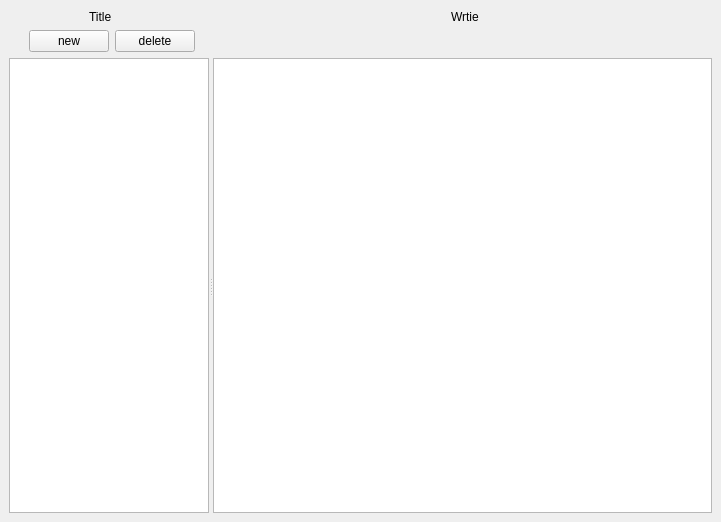
<?xml version="1.0" encoding="UTF-8"?>
<ui version="4.0">
 <class>MainWindow</class>
 <widget class="QMainWindow" name="MainWindow">
  <property name="geometry">
   <rect>
    <x>0</x>
    <y>0</y>
    <width>721</width>
    <height>522</height>
   </rect>
  </property>
  <property name="minimumSize">
   <size>
    <width>400</width>
    <height>200</height>
   </size>
  </property>
  <property name="maximumSize">
   <size>
    <width>1920</width>
    <height>1080</height>
   </size>
  </property>
  <property name="windowTitle">
   <string>MainWindow</string>
  </property>
  <widget class="QWidget" name="centralwidget">
   <layout class="QGridLayout" name="gridLayout">
    <item row="0" column="0">
     <layout class="QHBoxLayout" name="horizontalLayout">
      <property name="spacing">
       <number>100</number>
      </property>
      <property name="sizeConstraint">
       <enum>QLayout::SizeConstraint::SetDefaultConstraint</enum>
      </property>
      <property name="leftMargin">
       <number>80</number>
      </property>
      <item>
       <widget class="QLabel" name="label">
        <property name="sizePolicy">
         <sizepolicy hsizetype="Preferred" vsizetype="Preferred">
          <horstretch>0</horstretch>
          <verstretch>0</verstretch>
         </sizepolicy>
        </property>
        <property name="maximumSize">
         <size>
          <width>1920</width>
          <height>15</height>
         </size>
        </property>
        <property name="text">
         <string>Title</string>
        </property>
       </widget>
      </item>
      <item>
       <widget class="QLabel" name="label_2">
        <property name="sizePolicy">
         <sizepolicy hsizetype="Preferred" vsizetype="Fixed">
          <horstretch>0</horstretch>
          <verstretch>0</verstretch>
         </sizepolicy>
        </property>
        <property name="minimumSize">
         <size>
          <width>0</width>
          <height>0</height>
         </size>
        </property>
        <property name="maximumSize">
         <size>
          <width>1920</width>
          <height>15</height>
         </size>
        </property>
        <property name="accessibleDescription">
         <string/>
        </property>
        <property name="layoutDirection">
         <enum>Qt::LayoutDirection::RightToLeft</enum>
        </property>
        <property name="autoFillBackground">
         <bool>false</bool>
        </property>
        <property name="text">
         <string>Wrtie</string>
        </property>
       </widget>
      </item>
     </layout>
    </item>
    <item row="1" column="0">
     <layout class="QHBoxLayout" name="horizontalLayout_2">
      <item>
       <spacer name="horizontalSpacer_2">
        <property name="orientation">
         <enum>Qt::Orientation::Horizontal</enum>
        </property>
        <property name="sizeType">
         <enum>QSizePolicy::Policy::Preferred</enum>
        </property>
        <property name="sizeHint" stdset="0">
         <size>
          <width>20</width>
          <height>20</height>
         </size>
        </property>
       </spacer>
      </item>
      <item>
       <widget class="QPushButton" name="add_button">
        <property name="text">
         <string>new</string>
        </property>
       </widget>
      </item>
      <item>
       <widget class="QPushButton" name="delete_button">
        <property name="text">
         <string>delete</string>
        </property>
       </widget>
      </item>
      <item>
       <spacer name="horizontalSpacer">
        <property name="orientation">
         <enum>Qt::Orientation::Horizontal</enum>
        </property>
        <property name="sizeHint" stdset="0">
         <size>
          <width>40</width>
          <height>20</height>
         </size>
        </property>
       </spacer>
      </item>
     </layout>
    </item>
    <item row="2" column="0">
     <widget class="QSplitter" name="splitter">
      <property name="orientation">
       <enum>Qt::Orientation::Horizontal</enum>
      </property>
      <widget class="QListWidget" name="listWidget">
       <property name="maximumSize">
        <size>
         <width>200</width>
         <height>16777215</height>
        </size>
       </property>
      </widget>
      <widget class="QTextEdit" name="textEdit"/>
     </widget>
    </item>
   </layout>
  </widget>
  <widget class="QMenuBar" name="menuBar">
   <property name="geometry">
    <rect>
     <x>0</x>
     <y>0</y>
     <width>721</width>
     <height>21</height>
    </rect>
   </property>
  </widget>
 </widget>
 <resources/>
 <connections/>
</ui>
